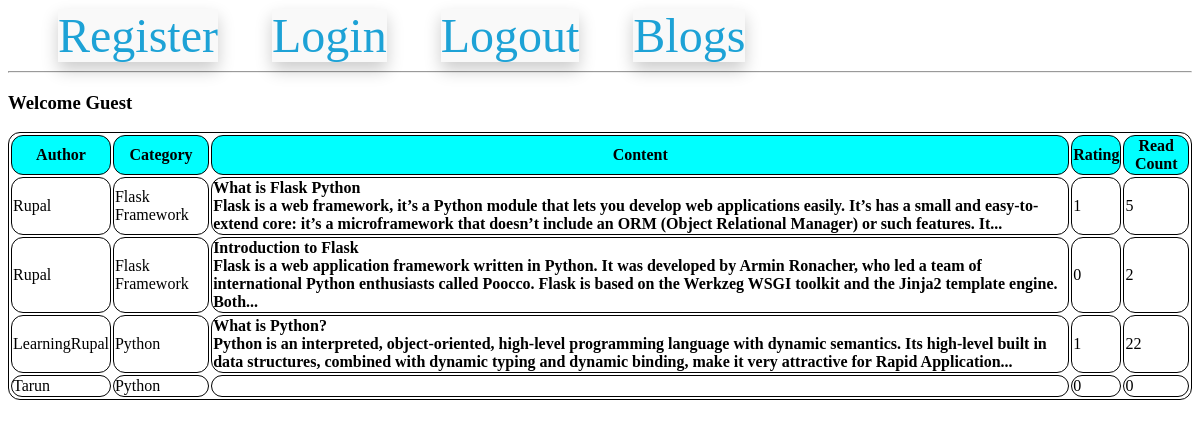
The page /listAllBlogs on the database its author committed.
### models.py (models this page shows, shortened)
class UserModel(UserMixin,db.Model):
    __tablename__ = 'users'
    id = db.Column(db.Integer, primary_key=True)
    email = db.Column(db.String(100), unique=True)
    username = db.Column(db.String(100))
    password_hash = db.Column(db.String(250))

class BlogModel(db.Model):
    id = db.Column(db.Integer,primary_key=True)
    category_id = db.Column(db.Integer,db.ForeignKey('category_master.category_id'), nullable=False)
    blog_user_id = db.Column(db.Integer,db.ForeignKey('users.id'), nullable=False)
    blog_text = db.Column(db.Text, nullable=False)
    blog_creation_date = db.Column(db.DateTime)
    blog_read_count = db.Column(db.Integer, default=0)
    blog_rating_count = db.Column(db.Integer, default=0)

### routes.py (the view)
@app.route('/listAllBlogs')
def list_all_blogs():
    all_blogs = BlogModel.query.all()
    all_users = UserModel.query.all()
    print(all_blogs)
    return render_template('list_all_blogs.html',all_blogs=all_blogs, all_users=all_users, all_categories = global_all_category_name)

### templates/list_all_blogs.html (shortened to what this page needs)
{% extends 'base.html'%}
{% block content%}
    {% if current_user.username == Null %}
    <h3>Welcome Guest</h3>
    {% else %}
    <h3>Welcome {{current_user.username}}</h3>
    {% endif %}
    <table>
        <thead>
            <th>
                Author
            </th>
            <th>
                Category
            </th>
            <th>Content</th>
            <th>Rating</th>
            <th>Read Count</th>
        </thead>
        <tbody>
            {% for a_blog in all_blogs %}
            <tr>
                <td>{{ all_users[a_blog.blog_user_id-1].username}}</td>
                <td>{{ all_categories[a_blog.category_id-1] }}</td>
                {% if current_user.is_authenticated %}
                   <td> <a href="/blogDetail/{{a_blog.id}}/{{all_users[a_blog.blog_user_id-1].username}}/{{ all_categories[a_blog.category_id-1] }}">{{ a_blog.blog_text|safe|truncate(275) }}</a></td>
                {% else %}
                <td>{{ a_blog.blog_text|safe|truncate(275) }}</td>
                {% endif %}
                <td>{{ a_blog.blog_rating_count }}</td>
                <td>{{ a_blog.blog_read_count }}</td>
            </tr>
           {% endfor%}
        </tbody>
    </table>
{% endblock %}

### templates/base.html (shortened to what this page needs)
<head>
</head>
<body>
    <nav>
        <a href="{{ url_for('register')}}">Register</a>
        <a href="{{ url_for('login')}}">Login</a>
        <a href="{{ url_for('logout')}}">Logout</a>
        <a href="{{ url_for('blogs')}}">Blogs</a>
    </nav>
    <hr>
    <div class='content'>
        {% block content%}
        {% endblock %}
    </div>
</body>

### templates/base.html (style rules this page uses)
nav a { color: #1da2d6; font-size: 3em; margin-left: 50px; text-decoration:none; box-shadow: 0px 8px 16px 0px rgba(0,0,0,0.2); z-index: 1; background-color: #f9f9f9; }

### templates/list_all_blogs.html (style rules this page uses)
th { background-color: aqua; }
table, td, th { border: 1px solid black; border-radius: 12px; }

### rows shown on the page
BlogModel: all_categories "Flask Framework", blog_text "What is Flask Python Flask is a web framework, it’s a Python module that lets you develop web applications easily. It’s has a small and easy-to-extend core: it’s a microframework that doesn’t include an ORM (Object Relational Manager) or such features. It...", blog_rating_count "1", blog_read_count "5"
UserModel: username "Rupal"
BlogModel: all_categories "Flask Framework", blog_text "Introduction to Flask Flask is a web application framework written in Python. It was developed by Armin Ronacher, who led a team of international Python enthusiasts called Poocco. Flask is based on the Werkzeg WSGI toolkit and the Jinja2 template engine. Both...", blog_rating_count "0", blog_read_count "2"
BlogModel: all_categories "Python", blog_text "What is Python? Python is an interpreted, object-oriented, high-level programming language with dynamic semantics. Its high-level built in data structures, combined with dynamic typing and dynamic binding, make it very attractive for Rapid Application...", blog_rating_count "1", blog_read_count "22"
UserModel: username "LearningRupal"
BlogModel: all_categories "Python", blog_rating_count "0", blog_read_count "0"
UserModel: username "Tarun"
